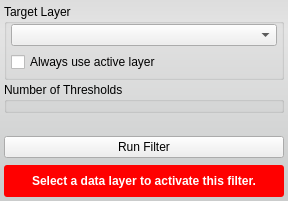
<?xml version="1.0" encoding="UTF-8"?>
<ui version="4.0">
 <class>OtsuThresholdFilterInterface</class>
 <widget class="QWidget" name="OtsuThresholdFilterInterface">
  <property name="geometry">
   <rect>
    <x>0</x>
    <y>0</y>
    <width>288</width>
    <height>201</height>
   </rect>
  </property>
  <property name="sizePolicy">
   <sizepolicy hsizetype="Preferred" vsizetype="Fixed">
    <horstretch>0</horstretch>
    <verstretch>0</verstretch>
   </sizepolicy>
  </property>
  <property name="minimumSize">
   <size>
    <width>213</width>
    <height>132</height>
   </size>
  </property>
  <property name="maximumSize">
   <size>
    <width>16777215</width>
    <height>16777215</height>
   </size>
  </property>
  <property name="baseSize">
   <size>
    <width>650</width>
    <height>0</height>
   </size>
  </property>
  <property name="windowTitle">
   <string>Otsu Threshold Filter</string>
  </property>
  <property name="styleSheet">
   <string notr="true">QWidget#OtsuThresholdFilterInterface{
	border-radius: 3px;
	background-color: qlineargradient(spread:pad, x1:0.5, y1:0, x2:0.5, y2:0.960227, stop:0 rgba(221, 221, 221, 255), stop:0.155779 rgba(228, 228, 228, 255), stop:1 rgba(202, 204, 204, 255));      
}</string>
  </property>
  <layout class="QVBoxLayout" name="verticalLayout">
   <property name="spacing">
    <number>2</number>
   </property>
   <property name="margin">
    <number>4</number>
   </property>
   <item>
    <widget class="QGroupBox" name="target_groupbox_">
     <property name="minimumSize">
      <size>
       <width>0</width>
       <height>76</height>
      </size>
     </property>
     <property name="maximumSize">
      <size>
       <width>16777215</width>
       <height>76</height>
      </size>
     </property>
     <property name="title">
      <string>Target Layer</string>
     </property>
     <layout class="QVBoxLayout" name="verticalLayout_4">
      <property name="spacing">
       <number>6</number>
      </property>
      <property name="leftMargin">
       <number>4</number>
      </property>
      <property name="topMargin">
       <number>0</number>
      </property>
      <property name="rightMargin">
       <number>4</number>
      </property>
      <property name="bottomMargin">
       <number>4</number>
      </property>
      <item>
       <widget class="QtUtils::QtDropableComboBox" name="target_layer_">
        <property name="sizePolicy">
         <sizepolicy hsizetype="Ignored" vsizetype="Fixed">
          <horstretch>0</horstretch>
          <verstretch>0</verstretch>
         </sizepolicy>
        </property>
       </widget>
      </item>
      <item>
       <widget class="QWidget" name="widget_4" native="true">
        <property name="minimumSize">
         <size>
          <width>0</width>
          <height>20</height>
         </size>
        </property>
        <layout class="QHBoxLayout" name="horizontalLayout_3">
         <property name="spacing">
          <number>0</number>
         </property>
         <property name="margin">
          <number>0</number>
         </property>
         <item>
          <widget class="QCheckBox" name="use_active_layer_">
           <property name="text">
            <string>Always use active layer</string>
           </property>
          </widget>
         </item>
        </layout>
       </widget>
      </item>
     </layout>
    </widget>
   </item>
   <item>
    <widget class="QGroupBox" name="groupBox">
     <property name="title">
      <string>Number of Thresholds</string>
     </property>
     <layout class="QHBoxLayout" name="horizontalLayout_2">
      <property name="leftMargin">
       <number>4</number>
      </property>
      <property name="topMargin">
       <number>2</number>
      </property>
      <property name="rightMargin">
       <number>4</number>
      </property>
      <property name="bottomMargin">
       <number>4</number>
      </property>
      <item>
       <widget class="QtUtils::QtSliderIntCombo" name="amount_" native="true"/>
      </item>
     </layout>
    </widget>
   </item>
   <item>
    <widget class="QtUtils::QtHistogramWidget" name="histogram_" native="true"/>
   </item>
   <item>
    <widget class="QWidget" name="widget" native="true">
     <property name="minimumSize">
      <size>
       <width>0</width>
       <height>32</height>
      </size>
     </property>
     <property name="maximumSize">
      <size>
       <width>16777215</width>
       <height>32</height>
      </size>
     </property>
     <layout class="QHBoxLayout" name="horizontalLayout">
      <property name="spacing">
       <number>0</number>
      </property>
      <property name="margin">
       <number>0</number>
      </property>
      <item>
       <widget class="QPushButton" name="runFilterButton">
        <property name="layoutDirection">
         <enum>Qt::RightToLeft</enum>
        </property>
        <property name="text">
         <string>Run Filter</string>
        </property>
       </widget>
      </item>
     </layout>
    </widget>
   </item>
   <item>
    <widget class="QWidget" name="message_alert_" native="true">
     <property name="minimumSize">
      <size>
       <width>0</width>
       <height>32</height>
      </size>
     </property>
     <property name="styleSheet">
      <string notr="true">QLabel#message_{
	color: white;
	font: bold;
}

QWidget#message_alert_{
	border-radius: 3px;
	background-color: red;
}</string>
     </property>
     <layout class="QHBoxLayout" name="horizontalLayout_5">
      <property name="spacing">
       <number>0</number>
      </property>
      <property name="margin">
       <number>4</number>
      </property>
      <item>
       <widget class="QLabel" name="message_">
        <property name="text">
         <string>Select a data layer to activate this filter.</string>
        </property>
        <property name="alignment">
         <set>Qt::AlignCenter</set>
        </property>
        <property name="wordWrap">
         <bool>true</bool>
        </property>
       </widget>
      </item>
     </layout>
    </widget>
   </item>
  </layout>
 </widget>
 <customwidgets>
  <customwidget>
   <class>QtUtils::QtDropableComboBox</class>
   <extends>QComboBox</extends>
   <header location="global">QtUtils/Widgets/QtDropableComboBox.h</header>
  </customwidget>
  <customwidget>
   <class>QtUtils::QtHistogramWidget</class>
   <extends>QWidget</extends>
   <header location="global">QtUtils/Widgets/QtHistogramWidget.h</header>
   <container>1</container>
  </customwidget>
  <customwidget>
   <class>QtUtils::QtSliderIntCombo</class>
   <extends>QWidget</extends>
   <header location="global">QtUtils/Widgets/QtSliderIntCombo.h</header>
   <container>1</container>
  </customwidget>
 </customwidgets>
 <resources/>
 <connections/>
</ui>
